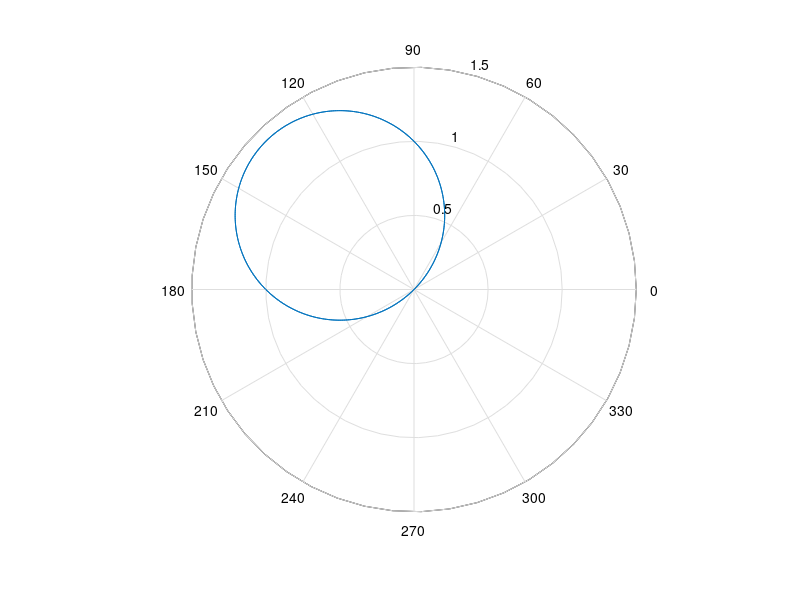
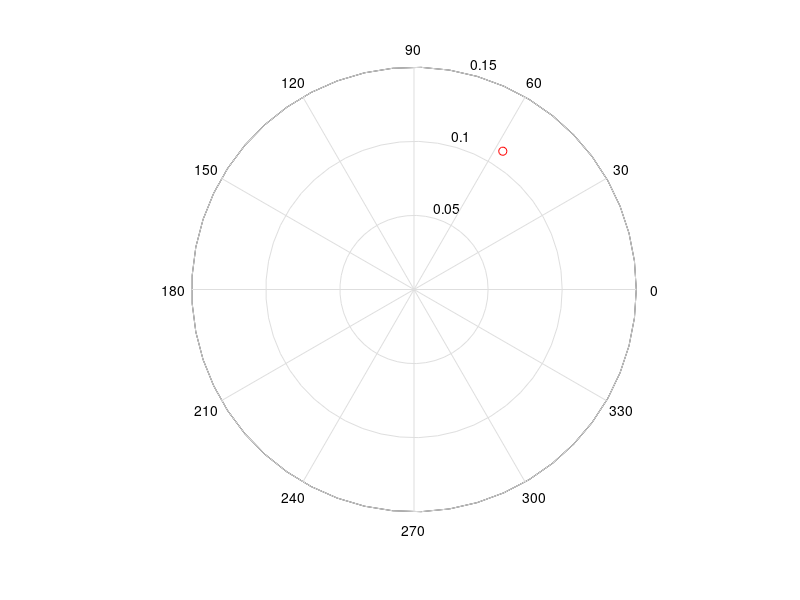

Source code (MATLAB) for these figures, in order:
clc;
clear;
nt = 10;
phi0 = pi/2;
phi = 3*pi/4;
Omega = cos(phi0);
Dt = 1/2;

theta = 0:0.01:2*pi;
rho = sin(theta) - cos(theta);
figure;
polar(theta,rho)
%plot(theta,rho)

e1=[];
e2=[];
for a=1:nt
   tmp1 = exp(-1i*2*pi*(a-1)*Dt*Omega);
   tmp2 = exp(-1i*2*pi*(a-1)*Dt*cos(phi));
   e1 = [e1;    tmp1];
   e2 = [e2;    tmp2];
end
er0 = 1/sqrt(nt) .* e1;
er = 1/sqrt(nt) .* e2;

rho = er0' * er;

figure
polar(abs(rho),'r-o')







